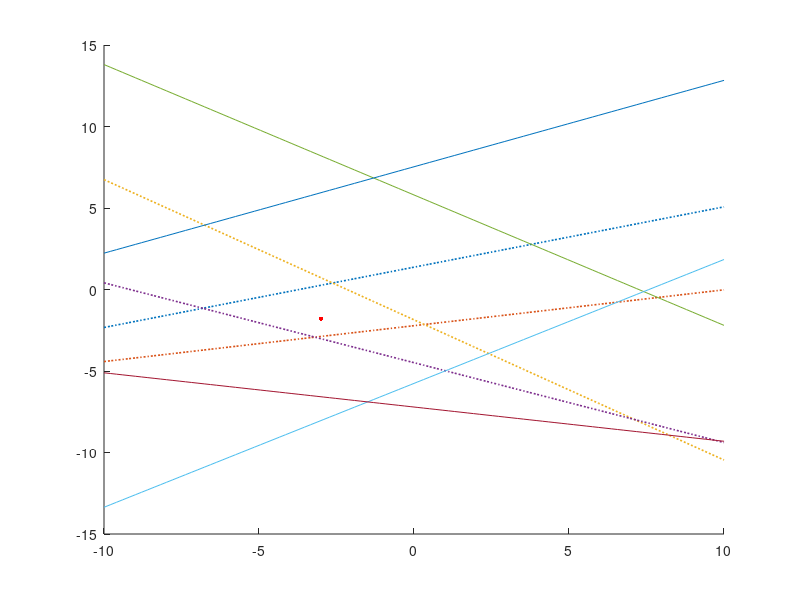

The MATLAB script that drew this image: (Note: this script raises an error after producing the figure.)
clear;
clc;
close all;
rng default;
%% single stage simulation;
f_sim = [-3 -1.8];
number_of_lines = 8;
slope_cp = [0.37, 0.22, -0.86, -0.49, -0.80, 0.76, -0.21, 0.53];
offset_cp = [1.37, -2.22, -1.86, -4.49, 5.80, -5.76, -7.21, 7.53];
x = linspace(-10, 10);
l_cp = zeros(length(slope_cp), length(x));
Polyhedron_cp = zeros(4, 2);
figure_cp = figure;
hold on;
plot(f_sim(1), f_sim(2), '.r', 'markersize', 10);

for i = 1:number_of_lines
    l_cp(i, :) = slope_cp(i) * x + offset_cp(i);

    if i < 5
        plot(x, l_cp(i, :), ':', 'LineWidth', 1.2);
    else
        plot(x, l_cp(i, :));
    end

    pause(1);
end

Polyhedron_cp(1, :) = InterX([x; l_cp(1, :)], [x; l_cp(3, :)]);
Polyhedron_cp(2, :) = InterX([x; l_cp(1, :)], [x; l_cp(4, :)]);
Polyhedron_cp(3, :) = InterX([x; l_cp(2, :)], [x; l_cp(4, :)]);
Polyhedron_cp(4, :) = InterX([x; l_cp(2, :)], [x; l_cp(3, :)]);
pgon_cp = polyshape(Polyhedron_cp(:, 1), Polyhedron_cp(:, 2));
plot(pgon_cp, 'FaceColor', 'red', 'FaceAlpha', 0.1);
hold off;
%% ACP
close all;
slope_acp = [-0.80, 0.76, -1.81, 0.53, 0.53, -0.83, -2.25, 0.86];
offset_acp = [5.80, -5.76, -12.21, 7.53, 0.31, -3.30, -9.43, 0.34];
Polyhedron_acp = zeros(8, 2);
figure2_acp = figure;
hold on;
plot(f_sim(1), f_sim(2), '.r', 'markersize', 10);
l_acp = zeros(length(slope_acp), length(x));

for i = 1:number_of_lines
    l_acp(i, :) = slope_acp(i) * x + offset_acp(i);
    if i < 5
        plot(x, l_acp(i, :), ':', 'LineWidth', 1.2);
    else
        plot(x, l_acp(i, :));
    end
    pause(1);
end

Polyhedron_acp(1, :) = InterX([x; l_acp(1, :)], [x; l_acp(3, :)]);
Polyhedron_acp(2, :) = InterX([x; l_acp(1, :)], [x; l_acp(4, :)]);
Polyhedron_acp(3, :) = InterX([x; l_acp(2, :)], [x; l_acp(4, :)]);
Polyhedron_acp(4, :) = InterX([x; l_acp(2, :)], [x; l_acp(3, :)]);
pgon_acp = polyshape(Polyhedron_acp(:, 1), Polyhedron_acp(:, 2));
plot(pgon_acp, 'FaceColor', 'red', 'FaceAlpha', 0.1);
hold off;
